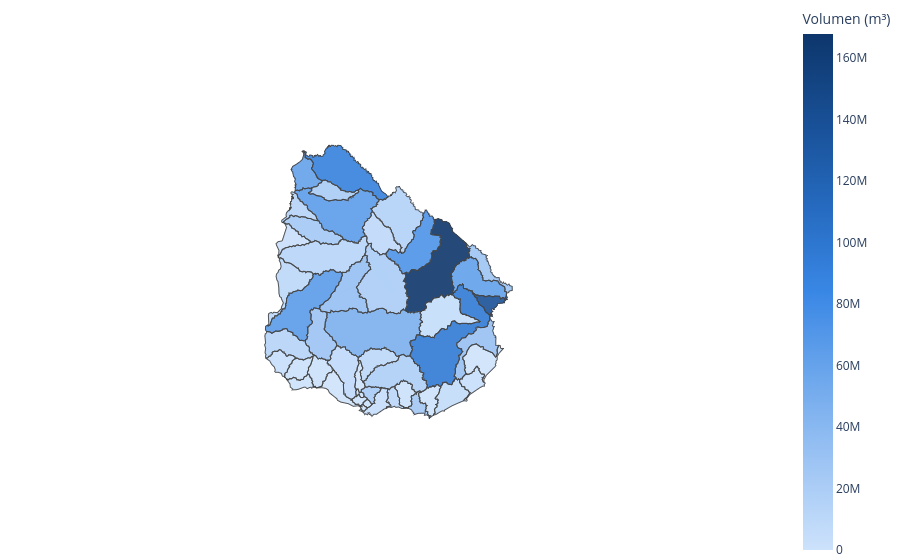

The notebook cell saved with this chart:
### Markdown cell above
## 4. Mapa — volumen concedido por cuenca

### Code cell
map_df = por_cuenca[por_cuenca["codcuenca"].isin([f["properties"]["codcuenca"] for f in geojson["features"]])]

lons = [pt[0] for feat in geojson["features"] for ring in feat["geometry"]["coordinates"]
        for poly in (ring if feat["geometry"]["type"] == "MultiPolygon" else [ring]) for pt in poly]
lats = [pt[1] for feat in geojson["features"] for ring in feat["geometry"]["coordinates"]
        for poly in (ring if feat["geometry"]["type"] == "MultiPolygon" else [ring]) for pt in poly]
center = {"lat": (min(lats) + max(lats)) / 2, "lon": (min(lons) + max(lons)) / 2}

fig_map = px.choropleth_map(
    map_df, geojson=geojson, locations="codcuenca", featureidkey="properties.codcuenca",
    color="volumen", color_continuous_scale=SEQ_SCALE, hover_name="nombre_cuenca",
    hover_data={"codcuenca": True, "volumen": ":,.0f", "n_obras": True},
    map_style="white-bg", center=center, zoom=5.05, opacity=0.9,
)
fig_map.update_layout(margin=dict(l=0, r=0, t=0, b=0), height=560, coloraxis_colorbar=dict(title="Volumen (m³)"))
fig_map

### Figure 1 — Plotly figure (JSON) as saved in the notebook; plotly's stock layout.template omitted (floating-point values rounded to 4 significant figures; data arrays with more than 128 entries replaced by an {"elided": "..."} marker saying what was removed)
{"data": [{"coloraxis": "coloraxis", "customdata": {"elided": "47x3 float values"}, "featureidkey": "properties.codcuenca", "geojson": {"type": "FeatureCollection", "features": [{"id": "0", "type": "Feature", "properties": {"codcuenca": 10, "area": 8222, "nombre_cue": "RÍO CUAREIM", "cabecera": 10}, "geometry": {"type": "Polygon", "coordinates": {"elided": "1x825x2 float values"}}}, {"id": "1", "type": "Feature", "properties": {"codcuenca": 11, "area": 2583, "nombre_cue": "RÍO URUGUAY entre Río Cuareim y Río Arapey Grande", "cabecera": 10}, "geometry": {"type": "Polygon", "coordinates": {"elided": "1x391x2 float values"}}}, {"id": "2", "type": "Feature", "properties": {"codcuenca": 12, "area": 2152, "nombre_cue": "RÍO ARAPEY CHICO", "cabecera": 12}, "geometry": {"type": "Polygon", "coordinates": {"elided": "1x287x2 float values"}}}, {"id": "3", "type": "Feature", "properties": {"codcuenca": 13, "area": 9698, "nombre_cue": "RÍO ARAPEY GRANDE", "cabecera": 12}, "geometry": {"type": "Polygon", "coordinates": {"elided": "1x688x2 float values"}}}, {"id": "4", "type": "Feature", "properties": {"codcuenca": 14, "area": 1631, "nombre_cue": "RÍO URUGUAY entre Río Arapey Grande y Río Daymán", "cabecera": 10}, "geometry": {"type": "Polygon", "coordinates": {"elided": "1x555x2 float values"}}}, {"id": "5", "type": "Feature", "properties": {"codcuenca": 15, "area": 3415, "nombre_cue": "RÍO DAYMÁN", "cabecera": 15}, "geometry": {"type": "Polygon", "coordinates": {"elided": "1x441x2 float values"}}}, {"id": "6", "type": "Feature", "properties": {"codcuenca": 16, "area": 1714, "nombre_cue": "RÍO URUGUAY entre Río Daymán y Río Queguay Grande", "cabecera": 14}, "geometry": {"type": "Polygon", "coordinates": {"elided": "1x343x2 float values"}}}, {"id": "7", "type": "Feature", "properties": {"codcuenca": 17, "area": 8549, "nombre_cue": "RÍO QUEGUAY GRANDE", "cabecera": 17}, "geometry": {"type": "Polygon", "coordinates": {"elided": "1x696x2 float values"}}}, {"id": "8", "type": "Feature", "properties": {"codcuenca": 18, "area": 3729, "nombre_cue": "RÍO URUGUAY entre Río Queguay Grande y Río Negro", "cabecera": 14}, "geometry": {"type": "Polygon", "coordinates": {"elided": "1x629x2 float values"}}}, {"id": "9", "type": "Feature", "properties": {"codcuenca": 19, "area": 3636, "nombre_cue": "RÍO URUGUAY entre Río Negro y Río de la Plata", "cabecera": 19}, "geometry": {"type": "Polygon", "coordinates": {"elided": "1x448x2 float values"}}}, {"id": "10", "type": "Feature", "properties": {"codcuenca": 20, "area": 1519, "nombre_cue": "RÍO DE LA PLATA entre Río Uruguay y Río San Juan", "cabecera": 19}, "geometry": {"type": "Polygon", "coordinates": {"elided": "1x304x2 float values"}}}, {"id": "11", "type": "Feature", "properties": {"codcuenca": 21, "area": 1570, "nombre_cue": "RÍO SAN JUAN", "cabecera": 21}, "geometry": {"type": "Polygon", "coordinates": {"elided": "1x301x2 float values"}}}, {"id": "12", "type": "Feature", "properties": {"codcuenca": 22, "area": 924, "nombre_cue": "RÍO DE LA PLATA entre Río San Juan y Río Rosario", "cabecera": 19}, "geometry": {"type": "Polygon", "coordinates": {"elided": "1x262x2 float values"}}}, {"id": "13", "type": "Feature", "properties": {"codcuenca": 23, "area": 1849, "nombre_cue": "RÍO ROSARIO", "cabecera": 23}, "geometry": {"type": "Polygon", "coordinates": {"elided": "1x322x2 float values"}}}, {"id": "14", "type": "Feature", "properties": {"codcuenca": 24, "area": 1849, "nombre_cue": "RÍO DE LA PLATA entre Río Rosario y Río Santa Lucía", "cabecera": 19}, "geometry": {"type": "Polygon", "coordinates": {"elided": "1x325x2 float values"}}}, {"id": "15", "type": "Feature", "properties": {"codcuenca": 26, "area": 1376, "nombre_cue": "RÍO DE LA PLATA entre Río Santa Lucía y Ao. PANDO", "cabecera": 26}, "geometry": {"type": "Polygon", "coordinates": {"elided": "1x419x2 float values"}}}, {"id": "16", "type": "Feature", "properties": {"codcuenca": 27, "area": 798, "nombre_cue": "RÍO DE LA PLATA entre Ao. Pando y Ao. Solís Grande", "cabecera": 26}, "geometry": {"type": "Polygon", "coordinates": {"elided": "1x258x2 float values"}}}, {"id": "17", "type": "Feature", "properties": {"codcuenca": 28, "area": 1337, "nombre_cue": "Ao. SOLÍS GRANDE", "cabecera": 28}, "geometry": {"type": "Polygon", "coordinates": {"elided": "1x327x2 float values"}}}, {"id": "18", "type": "Feature", "properties": {"codcuenca": 29, "area": 907, "nombre_cue": "RÍO DE LA PLATA entre Ao. Solís Grande y Punta Del Este", "cabecera": 26}, "geometry": {"type": "Polygon", "coordinates": {"elided": "1x309x2 float values"}}}, {"id": "19", "type": "Feature", "properties": {"codcuenca": 30, "area": 1493, "nombre_cue": "OCÉANO ATLÁNTICO entre Punta del Este y Ao. MALDONADO", "cabecera": 26}, "geometry": {"type": "Polygon", "coordinates": {"elided": "1x362x2 float values"}}}, {"id": "20", "type": "Feature", "properties": {"codcuenca": 31, "area": 2546, "nombre_cue": "OCÉANO ATLÁNTICO entre Ao. Maldonado y LAGUNA DE ROCHA", "cabecera": 26}, "geometry": {"type": "Polygon", "coordinates": {"elided": "1x396x2 float values"}}}, {"id": "21", "type": "Feature", "properties": {"codcuenca": 32, "area": 1479, "nombre_cue": "OCÉANO ATLÁNTICO entre Laguna de Rocha y Ao. VALIZAS", "cabecera": 26}, "geometry": {"type": "Polygon", "coordinates": {"elided": "1x345x2 float values"}}}, {"id": "22", "type": "Feature", "properties": {"codcuenca": 33, "area": 2870, "nombre_cue": "OCÉANO ATLÁNTICO entre Ao. Valizas y Ao. CHUY", "cabecera": 26}, "geometry": {"type": "Polygon", "coordinates": {"elided": "1x370x2 float values"}}}, {"id": "23", "type": "Feature", "properties": {"codcuenca": 40, "area": 1970, "nombre_cue": "LAGUNA MERÍN entre Río Yaguarón y Río Tacuarí", "cabecera": 40}, "geometry": {"type": "MultiPolygon", "coordinates": {"elided": "2 rows, 1256 float values in total"}}}, {"id": "24", "type": "Feature", "properties": {"codcuenca": 41, "area": 4684, "nombre_cue": "RÍO TACUARÍ", "cabecera": 41}, "geometry": {"type": "Polygon", "coordinates": {"elided": "1x588x2 float values"}}}, {"id": "25", "type": "Feature", "properties": {"codcuenca": 42, "area": 1222, "nombre_cue": "LAGUNA MERÍN entre Río Tacuarí y Río Cebollatí", "cabecera": 40}, "geometry": {"type": "Polygon", "coordinates": {"elided": "1x274x2 float values"}}}, {"id": "26", "type": "Feature", "properties": {"codcuenca": 43, "area": 5307, "nombre_cue": "RÍO OLIMAR GRANDE", "cabecera": 43}, "geometry": {"type": "Polygon", "coordinates": {"elided": "1x506x2 float values"}}}, {"id": "27", "type": "Feature", "properties": {"codcuenca": 44, "area": 12117, "nombre_cue": "RÍO CEBOLLATÍ", "cabecera": 43}, "geometry": {"type": "Polygon", "coordinates": {"elided": "1x1103x2 float values"}}}, {"id": "28", "type": "Feature", "properties": {"codcuenca": 45, "area": 3483, "nombre_cue": "LAGUNA MERÍN entre Río Cebollatí y Ao. SAN MIGUEL", "cabecera": 40}, "geometry": {"type": "Polygon", "coordinates": {"elided": "1x538x2 float values"}}}, {"id": "29", "type": "Feature", "properties": {"codcuenca": 50, "area": 11398, "nombre_cue": "RÍO NEGRO entre nacientes y Río Tacuarembó", "cabecera": 50}, "geometry": {"type": "Polygon", "coordinates": {"elided": "1x1095x2 float values"}}}, {"id": "30", "type": "Feature", "properties": {"codcuenca": 51, "area": 6802, "nombre_cue": "RÍO TACUAREMBÓ entre nacientes y Ao. Tacuarembó Chico", "cabecera": 51}, "geometry": {"type": "Polygon", "coordinates": {"elided": "1x827x2 float values"}}}, {"id": "31", "type": "Feature", "properties": {"codcuenca": 52, "area": 3492, "nombre_cue": "Ao. TACUAREMBÓ CHICO", "cabecera": 52}, "geometry": {"type": "Polygon", "coordinates": {"elided": "1x479x2 float values"}}}, {"id": "32", "type": "Feature", "properties": {"codcuenca": 53, "area": 5974, "nombre_cue": "RÍO TACUAREMBÓ entre Ao. Tacuarembó Chico y Río Negro", "cabecera": 51}, "geometry": {"type": "Polygon", "coordinates": {"elided": "1x837x2 float values"}}}, {"id": "33", "type": "Feature", "properties": {"codcuenca": 54, "area": 8842, "nombre_cue": "RÍO NEGRO entre Río Tacuarembó y Rincón del Bonete", "cabecera": 54}, "geometry": {"type": "Polygon", "coordinates": {"elided": "1x735x2 float values"}}}, {"id": "34", "type": "Feature", "properties": {"codcuenca": 55, "area": 5485, "nombre_cue": "RÍO NEGRO entre Rincón del Bonete y Río Yí", "cabecera": 54}, "geometry": {"type": "Polygon", "coordinates": {"elided": "1x594x2 float values"}}}, {"id": "35", "type": "Feature", "properties": {"codcuenca": 56, "area": 13720, "nombre_cue": "RÍO YÍ", "cabecera": 56}, "geometry": {"type": "Polygon", "coordinates": {"elided": "1x926x2 float values"}}}, {"id": "36", "type": "Feature", "properties": {"codcuenca": 57, "area": 3795, "nombre_cue": "RÍO NEGRO entre Río Yí y Rincón de Palmar", "cabecera": 54}, "geometry": {"type": "Polygon", "coordinates": {"elided": "1x432x2 float values"}}}, {"id": "37", "type": "Feature", "properties": {"codcuenca": 58, "area": 8647, "nombre_cue": "RÍO NEGRO entre Rincón de Palmar y Río Uruguay", "cabecera": 54}, "geometry": {"type": "Polygon", "coordinates": {"elided": "1x754x2 float values"}}}, {"id": "38", "type": "Feature", "properties": {"codcuenca": 60, "area": 5171, "nombre_cue": "RÍO SANTA LUCÍA entre nacientes y Río Santa Lucía Chico", "cabecera": 60}, "geometry": {"type": "Polygon", "coordinates": {"elided": "1x709x2 float values"}}}, {"id": "39", "type": "Feature", "properties": {"codcuenca": 61, "area": 2570, "nombre_cue": "RÍO SANTA LUCÍA CHICO", "cabecera": 61}, "geometry": {"type": "Polygon", "coordinates": {"elided": "1x457x2 float values"}}}, {"id": "40", "type": "Feature", "properties": {"codcuenca": 62, "area": 667, "nombre_cue": "RÍO SANTA LUCÍA entre Río Santa Lucía Chico y Ao. Canelón Grande", "cabecera": 60}, "geometry": {"type": "Polygon", "coordinates": {"elided": "1x246x2 float values"}}}, {"id": "41", "type": "Feature", "properties": {"codcuenca": 63, "area": 724, "nombre_cue": "Ao. CANELÓN GRANDE", "cabecera": 63}, "geometry": {"type": "Polygon", "coordinates": {"elided": "1x219x2 float values"}}}, {"id": "42", "type": "Feature", "properties": {"codcuenca": 64, "area": 145, "nombre_cue": "RÍO SANTA LUCÍA entre Ao. Canelón Grande y Río San José", "cabecera": 60}, "geometry": {"type": "Polygon", "coordinates": {"elided": "1x95x2 float values"}}}, {"id": "43", "type": "Feature", "properties": {"codcuenca": 65, "area": 3567, "nombre_cue": "RÍO SAN JOSÉ", "cabecera": 65}, "geometry": {"type": "Polygon", "coordinates": {"elided": "1x456x2 float values"}}}, {"id": "44", "type": "Feature", "properties": {"codcuenca": 66, "area": 369, "nombre_cue": "RÍO SANTA LUCÍA entre Río San José y Ao. Colorado", "cabecera": 60}, "geometry": {"type": "Polygon", "coordinates": {"elided": "1x148x2 float values"}}}, {"id": "45", "type": "Feature", "properties": {"codcuenca": 67, "area": 165, "nombre_cue": "Ao. COLORADO", "cabecera": 67}, "geometry": {"type": "Polygon", "coordinates": {"elided": "1x92x2 float values"}}}, {"id": "46", "type": "Feature", "properties": {"codcuenca": 68, "area": 100, "nombre_cue": "RÍO SANTA LUCÍA entre Ao. Colorado y Río de la Plata", "cabecera": 60}, "geometry": {"type": "Polygon", "coordinates": {"elided": "1x70x2 float values"}}}]}, "hovertemplate": "<b>%{hovertext}</b><br><br>codcuenca=%{customdata[0]}<br>volumen=%{z:,.0f}<br>n_obras=%{customdata[2]}<extra></extra>", "hovertext": ["RÍO NEGRO entre nacientes y Río Tacuarembó", "LAGUNA MERÍN entre Río Tacuarí y Río Cebollatí", "RÍO CEBOLLATÍ", "RÍO CUAREIM", "RÍO TACUAREMBÓ entre Ao. Tacuarembó Chico y Río Negro", "RÍO NEGRO entre Rincón de Palmar y Río Uruguay", "RÍO ARAPEY GRANDE", "RÍO TACUARÍ", "RÍO URUGUAY entre Río Cuareim y Río Arapey Grande", "RÍO YÍ", "RÍO NEGRO entre Rincón del Bonete y Río Yí", "LAGUNA MERÍN entre Río Cebollatí y Ao. SAN MIGUEL", "RÍO NEGRO entre Río Yí y Rincón de Palmar", "LAGUNA MERÍN entre Río Yaguarón y Río Tacuarí", "RÍO DE LA PLATA entre Ao. Solís Grande y Punta Del Este", "RÍO DAYMÁN", "Ao. CANELÓN GRANDE", "RÍO ARAPEY CHICO", "RÍO NEGRO entre Río Tacuarembó y Rincón del Bonete", "RÍO SANTA LUCÍA entre nacientes y Río Santa Lucía Chico", "RÍO TACUAREMBÓ entre nacientes y Ao. Tacuarembó Chico", "RÍO URUGUAY entre Río Arapey Grande y Río Daymán", "RÍO URUGUAY entre Río Negro y Río de la Plata", "RÍO QUEGUAY GRANDE", "RÍO DE LA PLATA entre Ao. Pando y Ao. Solís Grande", "RÍO SANTA LUCÍA CHICO", "RÍO URUGUAY entre Río Queguay Grande y Río Negro", "Ao. TACUAREMBÓ CHICO", "RÍO SAN JOSÉ", "OCÉANO ATLÁNTICO entre Ao. Maldonado y LAGUNA DE ROCHA", "RÍO OLIMAR GRANDE", "RÍO DE LA PLATA entre Río Santa Lucía y Ao. PANDO", "RÍO DE LA PLATA entre Río Uruguay y Río San Juan", "OCÉANO ATLÁNTICO entre Laguna de Rocha y Ao. VALIZAS", "RÍO URUGUAY entre Río Daymán y Río Queguay Grande", "RÍO ROSARIO", "RÍO SAN JUAN", "Ao. SOLÍS GRANDE", "RÍO DE LA PLATA entre Río San Juan y Río Rosario", "Ao. COLORADO", "RÍO SANTA LUCÍA entre Río San José y Ao. Colorado", "OCÉANO ATLÁNTICO entre Punta del Este y Ao. MALDONADO", "RÍO SANTA LUCÍA entre Ao. Colorado y Río de la Plata", "RÍO SANTA LUCÍA entre Ao. Canelón Grande y Río San José", "RÍO DE LA PLATA entre Río Rosario y Río Santa Lucía", "RÍO SANTA LUCÍA entre Río Santa Lucía Chico y Ao. Canelón Grande", "OCÉANO ATLÁNTICO entre Ao. Valizas y Ao. CHUY"], "locations": [50, 42, 44, 10, 53, 58, 13, 41, 11, 56, 55, 45, 57, 40, 29, 15, 63, 12, 54, 60, 51, 14, 19, 17, 27, 61, 18, 52, 65, 31, 43, 26, 20, 32, 16, 23, 21, 28, 22, 67, 66, 30, 68, 64, 24, 62, 33], "marker": {"opacity": 0.9}, "name": "", "subplot": "map", "z": [167800000.0, 138000000.0, 97560000.0, 90230000.0, 73990000.0, 66810000.0, 65460000.0, 62820000.0, 62050000.0, 48030000.0, 34220000.0, 32510000.0, 29870000.0, 28540000.0, 26740000.0, 24860000.0, 22680000.0, 22610000.0, 21030000.0, 18950000.0, 16910000.0, 15090000.0, 14050000.0, 13200000.0, 11280000.0, 10960000.0, 10450000.0, 9304000.0, 8426000.0, 6534000.0, 5741000.0, 4780000.0, 4227000.0, 4049000.0, 3821000.0, 1839000.0, 1813000.0, 1568000.0, 1184000.0, 1023000.0, 937400.0, 920000.0, 258900.0, 163600.0, 123100.0, 8827.0, 2600.0], "type": "choroplethmap"}], "layout": {"map": {"domain": {"x": [0.0, 1.0], "y": [0.0, 1.0]}, "center": {"lat": -32.53, "lon": -55.81}, "zoom": 5.05, "style": "white-bg"}, "coloraxis": {"colorbar": {"title": {"text": "Volumen (m³)"}}, "colorscale": [[0.0, "#cde2fb"], [0.1667, "#9ec5f4"], [0.3333, "#6da7ec"], [0.5, "#3987e5"], [0.6667, "#256abf"], [0.8333, "#184f95"], [1.0, "#0d366b"]], "autocolorscale": false}, "legend": {"tracegroupgap": 0}, "margin": {"t": 0, "l": 0, "r": 0, "b": 0}, "height": 560}}
